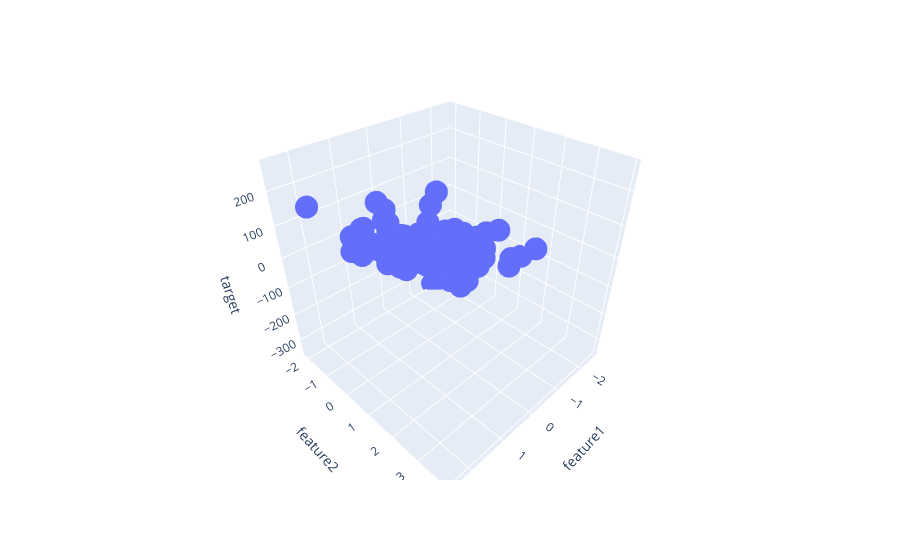

Notebook code cell kept with this figure:
### Code cell
fig = px.scatter_3d(df, x='feature1', y='feature2', z='target')
fig.show()
